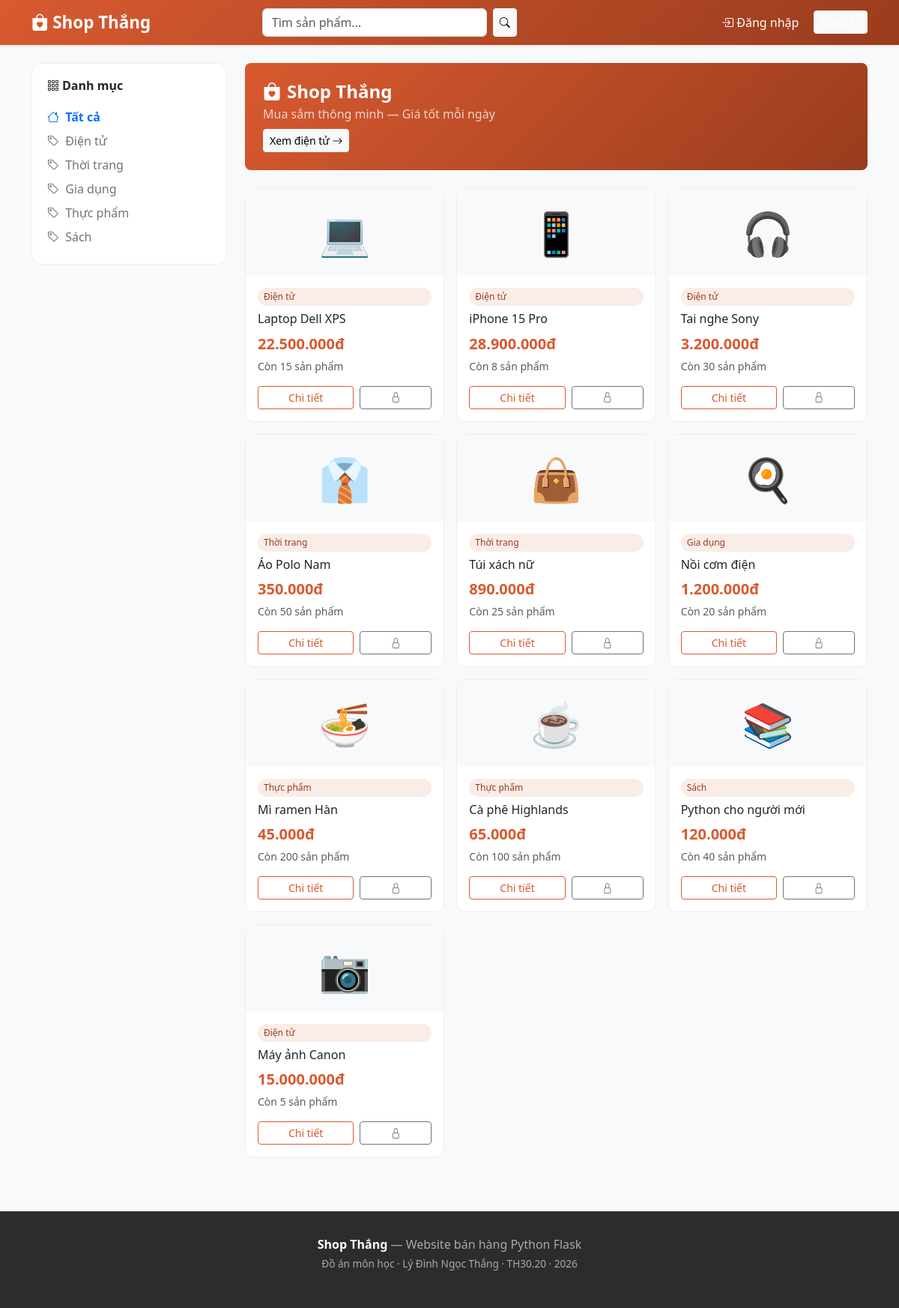
The page / on the database its author committed.
### tables this page shows
CREATE TABLE products (
            id INTEGER PRIMARY KEY AUTOINCREMENT,
            name TEXT NOT NULL,
            category TEXT NOT NULL,
            price INTEGER NOT NULL,
            stock INTEGER DEFAULT 0,
            icon TEXT DEFAULT '📦',
            description TEXT,
            created_at TEXT DEFAULT CURRENT_TIMESTAMP
        );

### app.py (the view)
@app.route('/')
def index():
    conn = get_db()
    category = request.args.get('cat', '')
    search   = request.args.get('q', '')
    query    = 'SELECT * FROM products WHERE 1=1'
    params   = []
    if category:
        query += ' AND category=?'; params.append(category)
    if search:
        query += ' AND name LIKE ?'; params.append(f'%{search}%')
    products   = conn.execute(query, params).fetchall()
    categories = conn.execute('SELECT DISTINCT category FROM products').fetchall()
    conn.close()
    cart_count = sum(session.get('cart', {}).values())
    return render_template('index.html', products=products, categories=categories,
                           selected_cat=category, search=search, cart_count=cart_count)

### app.py (called while the page is built)
def get_db():
    conn = sqlite3.connect(DB_PATH)
    conn.row_factory = sqlite3.Row
    return conn

def fmt_price(value):
    return f"{value:,}đ".replace(',', '.')

### templates/index.html (shortened to what this page needs)
{% extends "base.html" %}
{% block content %}
<div class="row">
  <div class="col-md-3 mb-4">
    <div class="sidebar">
      <h6 class="fw-bold mb-3"><i class="bi bi-grid-3x3-gap me-1"></i>Danh mục</h6>
      <a href="/" class="d-block py-1 text-decoration-none {% if not selected_cat %}fw-bold text-primary{% else %}text-secondary{% endif %}">
        <i class="bi bi-house me-1"></i> Tất cả
      </a>
      {% for cat in categories %}
        <a href="/?cat={{ cat['category'] }}" class="d-block py-1 text-decoration-none {% if selected_cat == cat['category'] %}fw-bold{% else %}text-secondary{% endif %}">
          <i class="bi bi-tag me-1"></i> {{ cat['category'] }}
        </a>
      {% endfor %}
    </div>
  </div>
  <div class="col-md-9">
    {% if search %}
      <p class="text-muted mb-3">Kết quả tìm kiếm cho "<strong>{{ search }}</strong>" — {{ products|length }} sản phẩm</p>
    {% elif selected_cat %}
      <h5 class="mb-3">{{ selected_cat }}</h5>
    {% else %}
      <div class="rounded-3 p-4 mb-4 text-white" style="background:linear-gradient(135deg,#D85A30,#993C1D)">
        <h4 class="fw-bold mb-1"><i class="bi bi-bag-heart-fill me-2"></i>Shop Thắng</h4>
        <p class="mb-2 opacity-75">Mua sắm thông minh — Giá tốt mỗi ngày</p>
        <a href="/?cat=Điện tử" class="btn btn-light btn-sm">Xem điện tử <i class="bi bi-arrow-right"></i></a>
      </div>
    {% endif %}
    {% if products %}
      <div class="row row-cols-2 row-cols-md-3 g-3">
        {% for p in products %}
          <div class="col">
            <div class="card h-100">
              <div class="text-center py-3 bg-light" style="border-radius:12px 12px 0 0">
                <span class="product-icon">{{ p['icon'] }}</span>
              </div>
              <div class="card-body d-flex flex-column">
                <span class="badge-cat mb-1">{{ p['category'] }}</span>
                <h6 class="card-title mt-1">{{ p['name'] }}</h6>
                <p class="price-text fs-5 mb-1">{{ p['price'] | fmt_price }}</p>
                <small class="text-muted mb-3">Còn {{ p['stock'] }} sản phẩm</small>
                <div class="mt-auto d-flex gap-2">
                  <a href="/product/{{ p['id'] }}" class="btn btn-outline-primary btn-sm flex-fill">Chi tiết</a>
                  {% if session.user_id %}
                    <form action="/cart/add/{{ p['id'] }}" method="post" class="flex-fill">
                      <input type="hidden" name="qty" value="1">
                      <button class="btn btn-primary btn-sm w-100" {% if p['stock']==0 %}disabled{% endif %}>
                        <i class="bi bi-cart-plus"></i>
                      </button>
                    </form>
                  {% else %}
                    <a href="/login" class="btn btn-outline-secondary btn-sm flex-fill">
                      <i class="bi bi-lock"></i>
                    </a>
                  {% endif %}
                </div>
              </div>
            </div>
          </div>
        {% endfor %}
      </div>
    {% else %}
      <div class="text-center py-5 text-muted">
        <i class="bi bi-search" style="font-size:3rem"></i>
        <p class="mt-2">Không tìm thấy sản phẩm nào.</p>
        <a href="/" class="btn btn-outline-primary btn-sm">Xem tất cả</a>
      </div>
    {% endif %}
  </div>
</div>
{% endblock %}

### templates/base.html (shortened to what this page needs)
<!DOCTYPE html>
<html lang="vi">
<head>
  <link href="https://cdn.jsdelivr.net/npm/bootstrap@5.3.0/dist/css/bootstrap.min.css" rel="stylesheet">
  <link href="https://cdn.jsdelivr.net/npm/bootstrap-icons@1.11.0/font/bootstrap-icons.css" rel="stylesheet">
</head>
<body>
<nav class="navbar navbar-expand-lg shadow-sm">
  <div class="container">
    <a class="navbar-brand" href="/"><i class="bi bi-bag-heart-fill"></i> Shop Thắng</a>
    <div class="collapse navbar-collapse" id="navMenu">
      <form class="d-flex mx-auto" action="/" method="get" style="width:340px">
        <input class="form-control me-2" type="search" name="q" placeholder="Tìm sản phẩm..." value="{{ request.args.get('q','') }}">
        <button class="btn btn-light btn-sm" type="submit"><i class="bi bi-search"></i></button>
      </form>
      <ul class="navbar-nav ms-auto align-items-center gap-1">
        {% if session.user_id %}
          <li class="nav-item">
            <a class="nav-link" href="/cart">
              <i class="bi bi-cart3"></i> Giỏ hàng
              {% if cart_count is defined and cart_count > 0 %}
                <span class="badge bg-warning text-dark">{{ cart_count }}</span>
              {% endif %}
            </a>
          </li>
          <li class="nav-item"><a class="nav-link" href="/orders"><i class="bi bi-clipboard-check"></i> Đơn hàng</a></li>
          {% if session.role == 'admin' %}
            <li class="nav-item"><a class="nav-link" href="/admin"><i class="bi bi-speedometer2"></i> Quản trị</a></li>
          {% endif %}
          <li class="nav-item dropdown">
            <a class="nav-link dropdown-toggle" href="#" data-bs-toggle="dropdown">
              <i class="bi bi-person-circle"></i> {{ session.fullname }}
            </a>
            <ul class="dropdown-menu dropdown-menu-end">
              <li><a class="dropdown-item" href="/orders"><i class="bi bi-bag me-2"></i>Đơn hàng</a></li>
              <li><hr class="dropdown-divider"></li>
              <li><a class="dropdown-item text-danger" href="/logout"><i class="bi bi-box-arrow-right me-2"></i>Đăng xuất</a></li>
            </ul>
          </li>
        {% else %}
          <li class="nav-item"><a class="nav-link" href="/login"><i class="bi bi-box-arrow-in-right"></i> Đăng nhập</a></li>
          <li class="nav-item"><a class="btn btn-light btn-sm ms-2" href="/register">Đăng ký</a></li>
        {% endif %}
      </ul>
    </div>
  </div>
</nav>
<div class="container py-4">
  {% block content %}{% endblock %}
</div>
<footer>
  <div class="container text-center">
    <p class="mb-1"><strong style="color:#fff">Shop Thắng</strong> — Website bán hàng Python Flask</p>
    <p style="font-size:.85rem">Đồ án môn học · Lý Đình Ngọc Thắng · TH30.20 · 2026</p>
  </div>
</footer>
</body>
</html>

### templates/base.html (style rules this page uses)
body { background: #f8f9fa; font-family: 'Segoe UI', sans-serif; }
.navbar-brand { font-weight: 700; font-size: 1.4rem; }
.navbar { background: linear-gradient(135deg, #D85A30, #993C1D) !important; }
.navbar a, .navbar .navbar-brand { color: #fff !important; }
.btn-outline-primary { color: #D85A30; border-color: #D85A30; }
.badge-cat { background: #FAECE7; color: #993C1D; font-size: .75rem; padding: 3px 8px; border-radius: 20px; }
.card { border: 1px solid #eee; border-radius: 12px; transition: box-shadow .2s; }
.product-icon { font-size: 3.5rem; }
.price-text { color: #D85A30; font-weight: 600; }
.sidebar { background: #fff; border-radius: 12px; padding: 1.25rem; border: 1px solid #eee; }
footer { background: #2c2c2c; color: #aaa; padding: 2rem 0; margin-top: 3rem; }

### rows shown on the page
products: icon "💻", category "Điện tử", name "Laptop Dell XPS", price|fmt_price "22.500.000đ", stock "15"
products: icon "📱", category "Điện tử", name "iPhone 15 Pro", price|fmt_price "28.900.000đ", stock "8"
products: icon "🎧", category "Điện tử", name "Tai nghe Sony", price|fmt_price "3.200.000đ", stock "30"
products: icon "👔", category "Thời trang", name "Áo Polo Nam", price|fmt_price "350.000đ", stock "50"
products: icon "👜", category "Thời trang", name "Túi xách nữ", price|fmt_price "890.000đ", stock "25"
products: icon "🍳", category "Gia dụng", name "Nồi cơm điện", price|fmt_price "1.200.000đ", stock "20"
products: icon "🍜", category "Thực phẩm", name "Mì ramen Hàn", price|fmt_price "45.000đ", stock "200"
products: icon "☕", category "Thực phẩm", name "Cà phê Highlands", price|fmt_price "65.000đ", stock "100"
products: icon "📚", category "Sách", name "Python cho người mới", price|fmt_price "120.000đ", stock "40"
products: icon "📷", category "Điện tử", name "Máy ảnh Canon", price|fmt_price "15.000.000đ", stock "5"

### other values the page prints
{{ cat['category'] }} "Điện tử" "Thời trang" "Gia dụng" "Thực phẩm" "Sách"
